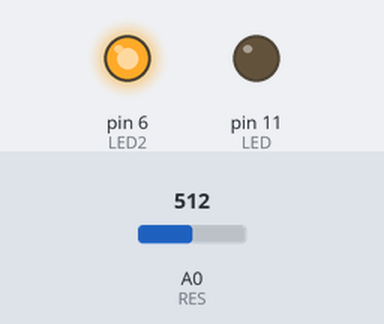
A sketch run on a simulated Arduino Uno, built with avr-gcc and run on an emulated ATmega328P. Parts: output pins drawn as LEDs (lit = HIGH). Inputs (shaded band) come from the test bench; at power-on: A0 (RES) = 512.

Above: at 1.2 s.
1.3 s: A0 (RES) set to 635
2.8 s: A0 (RES) set to 662
At 4.0 s:
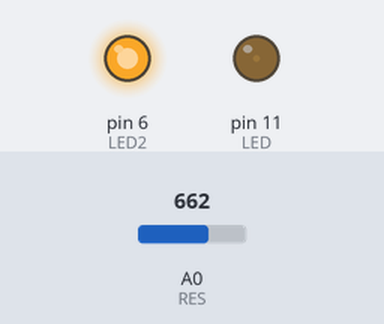
4.3 s: A0 (RES) set to 511
At 5.1 s:
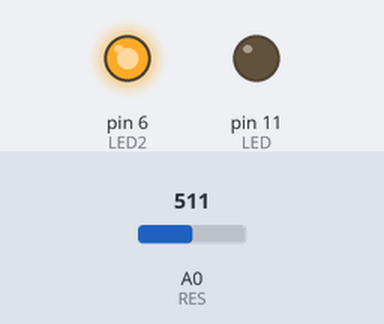
5.8 s: A0 (RES) set to 900
At 6.2 s:
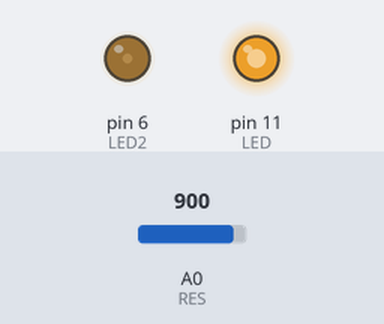
7.3 s: A0 (RES) set to 1023
At 8.5 s:
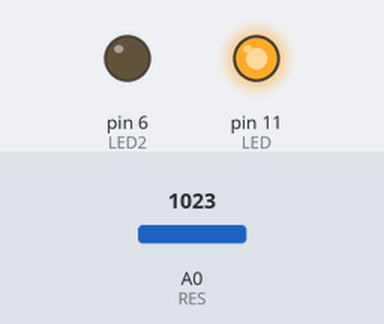
8.8 s: A0 (RES) set to 968
10.3 s: A0 (RES) set to 937
At 10.9 s:
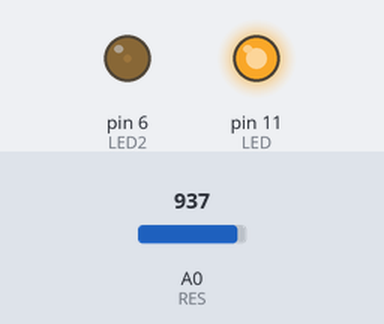
Timing chart, 0 to 12.8 s (numbered marks = the images above; inputs shaded):
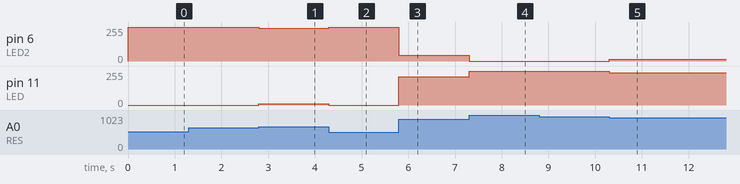

Measured:
- after the input at 1.3 s, every drawn part: stays the same
- after the input at 2.8 s, pin 6 (LED2): 255/255 → 245/255 at once; pin 11 (LED): 0/255 → 10/255 at once
- after the input at 4.3 s, pin 6 (LED2): 245/255 → 255/255 at once; pin 11 (LED): 10/255 → 0/255 at once
- after the input at 5.8 s, pin 6 (LED2): 255/255 → 43/255 at once; pin 11 (LED): 0/255 → 212/255 at once
- after the input at 7.3 s, pin 6 (LED2): 43/255 → 0/255 at once; pin 11 (LED): 212/255 → 255/255 at once
- after the input at 8.8 s, every drawn part: stays the same
- after the input at 10.3 s, pin 6 (LED2): 0/255 → 12/255 at once; pin 11 (LED): 255/255 → 243/255 at once

The sketch:

NightLight.ino
```cpp
#define RES 0
#define LED 11
#define LED2 6

#include "DPL_Legacy.h"

using namespace DPL_SerialPort;
using namespace DPL_DigitalPins;

int val = 0;

void setup() {
  pinMode(RES, INPUT);
  pinMode(LED, OUTPUT);
  pinMode(LED2, OUTPUT);
}

void loop() {
  FirstLEDBundle();
  SecondLEDBundle();
}

void FirstLEDBundle (){
  val = analogRead(RES);
  val = constrain(val, 650, 950);
  val = map(val, 650, 950, 0, 255);
  analogWrite(LED, val);
}

void SecondLEDBundle (){
  val = analogRead(RES);
  val = constrain(val, 650, 950);
  val = map(val, 650, 950, 0, 255);
  val = 255 - val;
  analogWrite(LED2, val);
}
```
